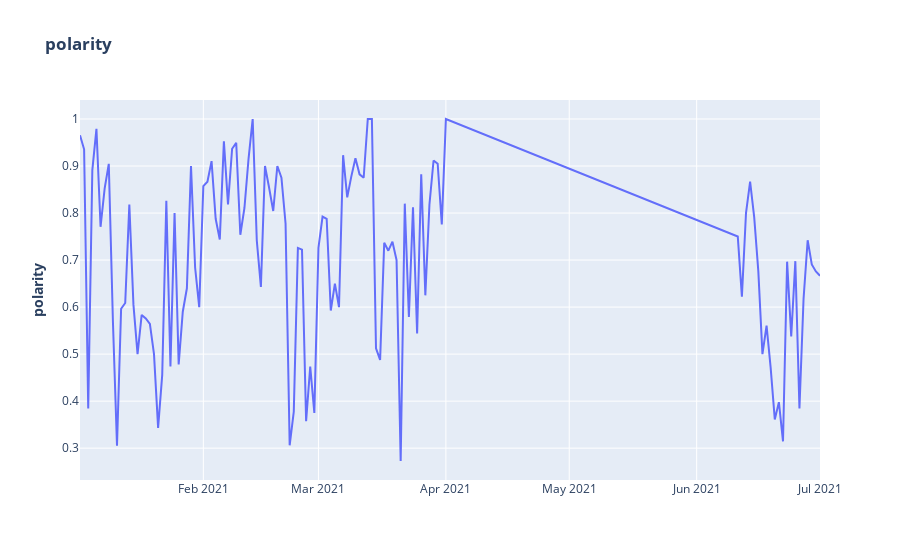

Notebook source saved alongside this figure:
### Code cell
from plotly.offline import download_plotlyjs, init_notebook_mode, plot, iplot
import plotly.graph_objs as go




trace1 = go.Scatter(
            x=df_news.index,
            y=df_news['polarity'],
            mode='lines',
            name='polarity'
            )
layout = dict(
                title='<b>polarity</b>',
                yaxis=dict(title='<b>polarity</b>')
            )
pdata = [trace1]
fig = dict(data=pdata, layout=layout)
iplot(fig, filename="Time Series with Rangeslider")
